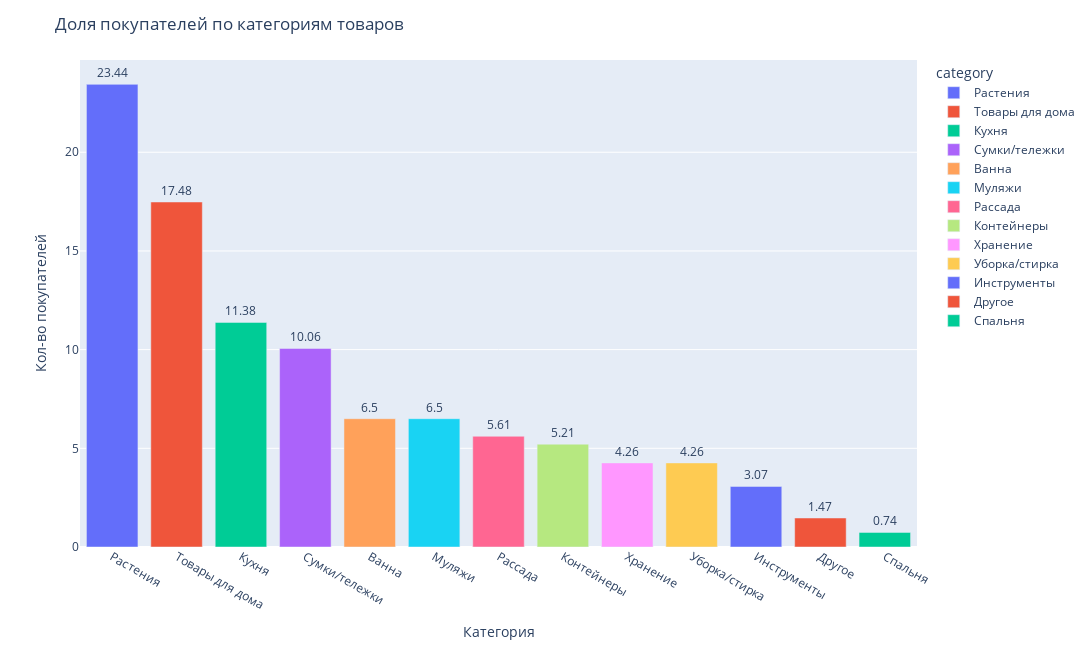

Notebook cell for this chart:
### Markdown cell above
Если рассматривать распределение покупок с точки зрения выручки, то на первом месте "Товары для дома" - 22.75%, на втором "Сумки/тележки" - 20.75%, а на третьем "Растения" - 13%.

### Code cell
fig = px.bar(grouped_categories.reset_index().sort_values(by='percent_of_customers', ascending = False), 
             x='category', y='percent_of_customers', width = 1300, height = 650, color='category', 
             text='percent_of_customers')
fig.update_xaxes(tickangle=30)
fig.update_layout(
    title='Доля покупателей по категориям товаров',
    xaxis_title='Категория',
    yaxis_title='Кол-во покупателей')
fig.update_traces(textposition='outside')
fig.show()

### Figure 1 — Plotly figure (JSON) as saved in the notebook; plotly's stock layout.template omitted (floating-point values rounded to 4 significant figures)
{"data": [{"alignmentgroup": "True", "hovertemplate": "category=%{x}<br>percent_of_customers=%{text}<extra></extra>", "legendgroup": "Растения", "marker": {"color": "#636efa", "pattern": {"shape": ""}}, "name": "Растения", "offsetgroup": "Растения", "orientation": "v", "showlegend": true, "text": [23.44], "textposition": "outside", "type": "bar", "x": ["Растения"], "xaxis": "x", "y": [23.44], "yaxis": "y"}, {"alignmentgroup": "True", "hovertemplate": "category=%{x}<br>percent_of_customers=%{text}<extra></extra>", "legendgroup": "Товары для дома", "marker": {"color": "#EF553B", "pattern": {"shape": ""}}, "name": "Товары для дома", "offsetgroup": "Товары для дома", "orientation": "v", "showlegend": true, "text": [17.48], "textposition": "outside", "type": "bar", "x": ["Товары для дома"], "xaxis": "x", "y": [17.48], "yaxis": "y"}, {"alignmentgroup": "True", "hovertemplate": "category=%{x}<br>percent_of_customers=%{text}<extra></extra>", "legendgroup": "Кухня", "marker": {"color": "#00cc96", "pattern": {"shape": ""}}, "name": "Кухня", "offsetgroup": "Кухня", "orientation": "v", "showlegend": true, "text": [11.38], "textposition": "outside", "type": "bar", "x": ["Кухня"], "xaxis": "x", "y": [11.38], "yaxis": "y"}, {"alignmentgroup": "True", "hovertemplate": "category=%{x}<br>percent_of_customers=%{text}<extra></extra>", "legendgroup": "Сумки/тележки", "marker": {"color": "#ab63fa", "pattern": {"shape": ""}}, "name": "Сумки/тележки", "offsetgroup": "Сумки/тележки", "orientation": "v", "showlegend": true, "text": [10.06], "textposition": "outside", "type": "bar", "x": ["Сумки/тележки"], "xaxis": "x", "y": [10.06], "yaxis": "y"}, {"alignmentgroup": "True", "hovertemplate": "category=%{x}<br>percent_of_customers=%{text}<extra></extra>", "legendgroup": "Ванна", "marker": {"color": "#FFA15A", "pattern": {"shape": ""}}, "name": "Ванна", "offsetgroup": "Ванна", "orientation": "v", "showlegend": true, "text": [6.5], "textposition": "outside", "type": "bar", "x": ["Ванна"], "xaxis": "x", "y": [6.5], "yaxis": "y"}, {"alignmentgroup": "True", "hovertemplate": "category=%{x}<br>percent_of_customers=%{text}<extra></extra>", "legendgroup": "Муляжи", "marker": {"color": "#19d3f3", "pattern": {"shape": ""}}, "name": "Муляжи", "offsetgroup": "Муляжи", "orientation": "v", "showlegend": true, "text": [6.5], "textposition": "outside", "type": "bar", "x": ["Муляжи"], "xaxis": "x", "y": [6.5], "yaxis": "y"}, {"alignmentgroup": "True", "hovertemplate": "category=%{x}<br>percent_of_customers=%{text}<extra></extra>", "legendgroup": "Рассада", "marker": {"color": "#FF6692", "pattern": {"shape": ""}}, "name": "Рассада", "offsetgroup": "Рассада", "orientation": "v", "showlegend": true, "text": [5.61], "textposition": "outside", "type": "bar", "x": ["Рассада"], "xaxis": "x", "y": [5.61], "yaxis": "y"}, {"alignmentgroup": "True", "hovertemplate": "category=%{x}<br>percent_of_customers=%{text}<extra></extra>", "legendgroup": "Контейнеры", "marker": {"color": "#B6E880", "pattern": {"shape": ""}}, "name": "Контейнеры", "offsetgroup": "Контейнеры", "orientation": "v", "showlegend": true, "text": [5.21], "textposition": "outside", "type": "bar", "x": ["Контейнеры"], "xaxis": "x", "y": [5.21], "yaxis": "y"}, {"alignmentgroup": "True", "hovertemplate": "category=%{x}<br>percent_of_customers=%{text}<extra></extra>", "legendgroup": "Хранение", "marker": {"color": "#FF97FF", "pattern": {"shape": ""}}, "name": "Хранение", "offsetgroup": "Хранение", "orientation": "v", "showlegend": true, "text": [4.26], "textposition": "outside", "type": "bar", "x": ["Хранение"], "xaxis": "x", "y": [4.26], "yaxis": "y"}, {"alignmentgroup": "True", "hovertemplate": "category=%{x}<br>percent_of_customers=%{text}<extra></extra>", "legendgroup": "Уборка/стирка", "marker": {"color": "#FECB52", "pattern": {"shape": ""}}, "name": "Уборка/стирка", "offsetgroup": "Уборка/стирка", "orientation": "v", "showlegend": true, "text": [4.26], "textposition": "outside", "type": "bar", "x": ["Уборка/стирка"], "xaxis": "x", "y": [4.26], "yaxis": "y"}, {"alignmentgroup": "True", "hovertemplate": "category=%{x}<br>percent_of_customers=%{text}<extra></extra>", "legendgroup": "Инструменты", "marker": {"color": "#636efa", "pattern": {"shape": ""}}, "name": "Инструменты", "offsetgroup": "Инструменты", "orientation": "v", "showlegend": true, "text": [3.07], "textposition": "outside", "type": "bar", "x": ["Инструменты"], "xaxis": "x", "y": [3.07], "yaxis": "y"}, {"alignmentgroup": "True", "hovertemplate": "category=%{x}<br>percent_of_customers=%{text}<extra></extra>", "legendgroup": "Другое", "marker": {"color": "#EF553B", "pattern": {"shape": ""}}, "name": "Другое", "offsetgroup": "Другое", "orientation": "v", "showlegend": true, "text": [1.47], "textposition": "outside", "type": "bar", "x": ["Другое"], "xaxis": "x", "y": [1.47], "yaxis": "y"}, {"alignmentgroup": "True", "hovertemplate": "category=%{x}<br>percent_of_customers=%{text}<extra></extra>", "legendgroup": "Спальня", "marker": {"color": "#00cc96", "pattern": {"shape": ""}}, "name": "Спальня", "offsetgroup": "Спальня", "orientation": "v", "showlegend": true, "text": [0.74], "textposition": "outside", "type": "bar", "x": ["Спальня"], "xaxis": "x", "y": [0.74], "yaxis": "y"}], "layout": {"barmode": "relative", "height": 650, "legend": {"title": {"text": "category"}, "tracegroupgap": 0}, "margin": {"t": 60}, "title": {"text": "Доля покупателей по категориям товаров"}, "width": 1300, "xaxis": {"anchor": "y", "categoryarray": ["Растения", "Товары для дома", "Кухня", "Сумки/тележки", "Ванна", "Муляжи", "Рассада", "Контейнеры", "Хранение", "Уборка/стирка", "Инструменты", "Другое", "Спальня"], "categoryorder": "array", "domain": [0, 1], "tickangle": 30, "title": {"text": "Категория"}}, "yaxis": {"anchor": "x", "domain": [0, 1], "title": {"text": "Кол-во покупателей"}}}}
